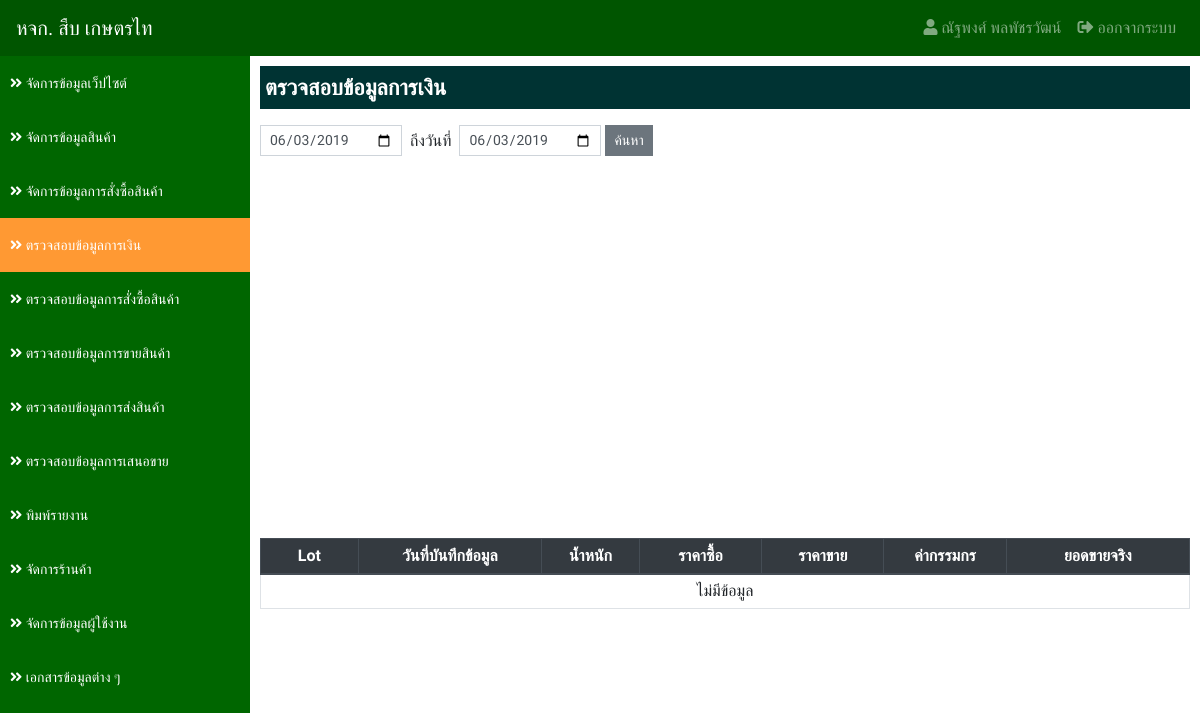
/?app=datatransfer&action=finance (signed in), run on an earlier commit of the app's database.
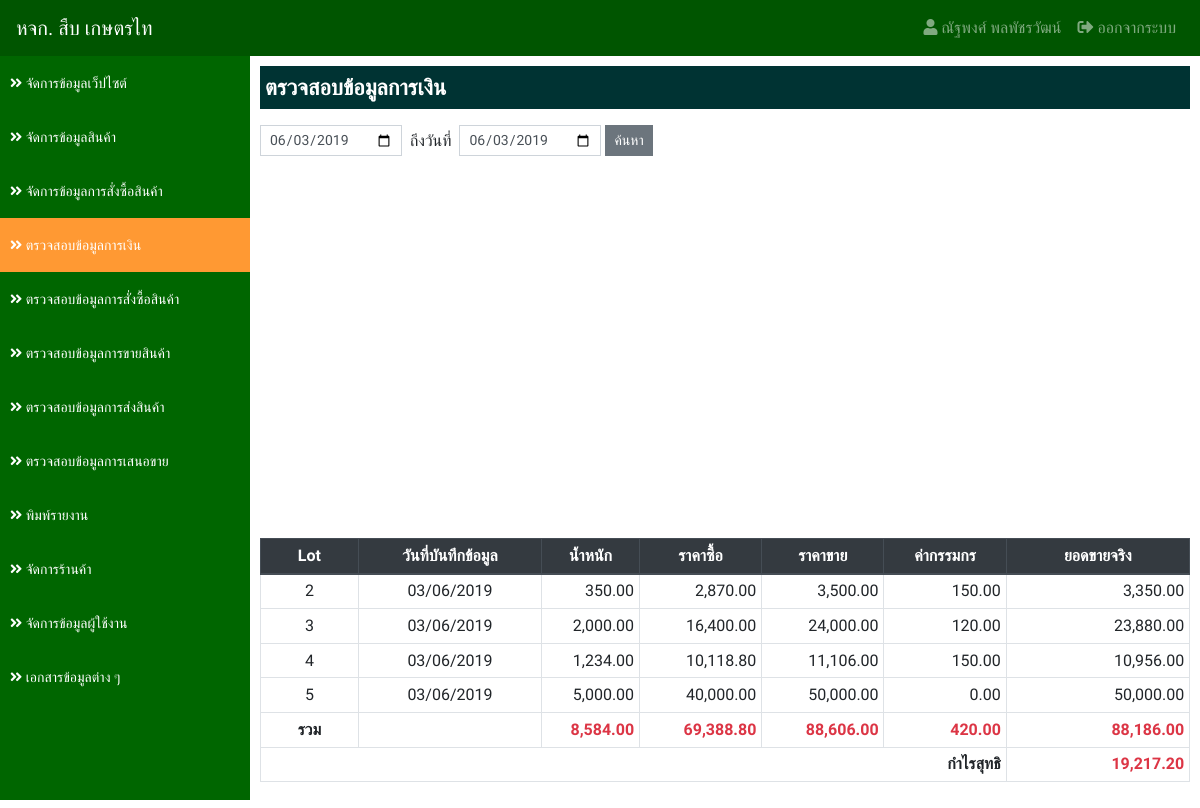
And on a later commit of the database.
### tables this page shows
CREATE TABLE `order_tb` (
  `order_id` int(11) NOT NULL,
  `products_id` int(11) NOT NULL,
  `store_id` int(11) NOT NULL,
  `order_weight` decimal(10,2) NOT NULL,
  `store_buy_id` int(11) NOT NULL COMMENT 'ร้านที่เราซื้อสินค้า',
  `order_price_buy` decimal(10,2) NOT NULL,
  `order_date_buy` datetime NOT NULL,
  `order_price_sale` decimal(10,2) NOT NULL,
  `order_price_transfer` decimal(10,2) NOT NULL,
  `order_date_transfer` datetime NOT NULL,
  `order_status` int(2) NOT NULL COMMENT 'สถานะ 1.รออนุมัติการสั่งซื้อ 2.อนุมัติการสั่งซื้อ 3.กำลังเตรียมสินค้า',
  `order_fitdate_cancel` datetime NOT NULL,
  `order_fitdate` datetime NOT NULL,
  `order_fitby` int(11) NOT NULL
);

### applications/connect_db.php (called while the page is built, shortened)
<?php
    $serveName      = "localhost";
    $userConect     = "root";
    $passConnect    = "";
    $DB             = "sub_data";
    $conn           = new mysqli($serveName, $userConect, $passConnect, $DB);
    $conn->set_charset("utf8");
    $protocol       = (!empty($_SERVER['HTTPS']) && $_SERVER['HTTPS'] !== 'off' || $_SERVER['SERVER_PORT'] == 443) ? "https://" : "http://";
    $domain         = $protocol.$_SERVER['HTTP_HOST']."/project01";
    function select_db($sql) {
        Global $conn;
        return $conn->query($sql);
    }
?>

### applications/datatransfer/finance.php (the view, shortened to what this page needs)
<?php
if (empty($_POST['date_start']) && empty($_POST['date_end'])) {
    $dateStart = date('Y-m-d');
    $dateEnd = date('Y-m-d');
} else {
    $dateStart = $_POST['date_start'];
    $dateEnd = $_POST['date_end'];
}
$result = select_db("
    SELECT
        order_tb.*,
        store_tb.store_name
    FROM
        order_tb
    INNER JOIN store_tb ON order_tb.store_buy_id = store_tb.store_id
    WHERE
        order_tb.order_status  >= '2' AND
        order_tb.order_fitdate BETWEEN '$dateStart 00:00:00' AND '$dateEnd 23:59:59'
    ORDER BY
        order_tb.order_fitdate ASC
");
?>
<div class="detail">
    <p class="title">ตรวจสอบข้อมูลการเงิน</p>
    <form action="" class="form-inline" method="POST">
        <div class="input-group mb-3">
            <input type="date" name="date_start" value="<?=$dateStart?>" class="form-control form-control-sm">
            <div class="mt-1">&nbsp; ถึงวันที่ &nbsp;</div>
            <input type="date" name="date_end" value="<?=$dateEnd?>" class="form-control form-control-sm">&nbsp;
            <button type="submit" class="btn btn-secondary btn-sm">ค้นหา</button>
        </div>
    </form>
    <div id="barchart_material" style="width: 100%; height: 350px;" class="mb-3"></div>
    <table class="table table-bordered table-hover table-sm">
        <thead class="thead-dark">
            <tr>
                <th class="text-center" style="width: 80px;">Lot</th>
                <th class="text-center" style="width: 150px;">วันที่บันทึกข้อมูล</th>
                <th class="text-center" style="width: 80px;">น้ำหนัก</th>
                <th class="text-center" style="width: 100px;">ราคาซื้อ</th>
                <th class="text-center" style="width: 100px;">ราคาขาย</th>
                <th class="text-center" style="width: 100px;">ค่ากรรมกร</th>
                <th class="text-center" style="width: 150px;">ยอดขายจริง</th>
            </tr>
        </thead>
        <tbody>
        <?php
            if ($result->num_rows > 0) {
                $buyFinance     = 0;
                $saleFinance    = 0;
                $weightFinance  = 0;
                $otherFinance   = 0;
                $totalFinance   = 0;
                while($row = $result->fetch_assoc()) {
                    $weightFinance  += $row['order_weight'];
                    $buyFinance     += $row['order_weight']*$row['order_price_buy'];
                    $saleFinance    += $row['order_weight']*$row['order_price_sale'];
                    $otherFinance   += $row['order_price_transfer'];
                    $totalFinance   += ($row['order_weight']*$row['order_price_sale']) - $row['order_price_transfer'];
        ?>
            <tr>
                <td class="text-center"><?=$row['order_id']?></td>
                <td class="text-center"><?=date_format(date_create($row['order_fitdate']),"d/m/Y")?></td>
                <td class="text-right"><?=number_format($row['order_weight'],2)?></td>
                <td class="text-right"><?=number_format($row['order_weight']*$row['order_price_buy'],2)?></td>
                <td class="text-right"><?=number_format($row['order_weight']*$row['order_price_sale'],2)?></td>
                <td class="text-right"><?=number_format($row['order_price_transfer'],2)?></td>
                <td class="text-right"><?=number_format(($row['order_weight']*$row['order_price_sale']) - $row['order_price_transfer'],2)?></td>
            </tr>
        <?php } ?>
            <tr>
                <td class="text-center font-weight-bold">รวม</td>
                <td></td>
                <td class="text-right text-danger font-weight-bold"><?=number_format($weightFinance,2)?></td>
                <td class="text-right text-danger font-weight-bold"><?=number_format($buyFinance,2)?></td>
                <td class="text-right text-danger font-weight-bold"><?=number_format($saleFinance,2)?></td>
                <td class="text-right text-danger font-weight-bold"><?=number_format($otherFinance,2)?></td>
                <td class="text-right text-danger font-weight-bold"><?=number_format($totalFinance,2)?></td>
            </tr>
            <tr>
                <td class="text-right font-weight-bold" colspan="6">กำไรสุทธิ</td>
                <td class="text-right text-danger font-weight-bold"><?=number_format($saleFinance - $buyFinance,2)?></td>
            </tr>
        <?php } else { ?>
            <tr>
                <td class="text-center" colspan="7">ไม่มีข้อมูล</td>
            </tr>
        <?php } ?>
        </tbody>
    </table>
</div>

### index.php (shortened to what this page needs)
<?php
include './applications/connect_db.php';
?>
<!DOCTYPE html>
<html lang="en">
<head>
    <link rel="stylesheet" href="https://stackpath.bootstrapcdn.com/bootstrap/4.3.1/css/bootstrap.min.css">
    <link rel="stylesheet" href="https://use.fontawesome.com/releases/v5.8.1/css/all.css">
    <link rel="stylesheet" href="./assets/css/custom.css?v=0.03">
    <link rel="stylesheet" href="./assets/css/login.css?v=0.03">
</head>
<body>
    <?php if (!empty($_SESSION['loginStatus'])) { include './main/dashboard.php'; }?>
</body>
</html>

### main/navbar.php (shortened to what this page needs)
<nav class="navbar fixed-top navbar-expand-lg navbar-dark navbar-custom">
    <a class="navbar-brand" href="<?=$domain?>">หจก. สืบ เกษตรไท</a>
    <div class="collapse navbar-collapse" id="navbarSupportedContent">
        <ul class="navbar-nav">
            <li class="nav-item">
                <a class="nav-link" href="#"><i class="fas fa-user"></i> <?php echo $_SESSION['user_fullname']?></a>
            </li>
            <li class="nav-item">
                <a class="nav-link" href="?action=logout"><i class="fas fa-sign-out-alt"></i> ออกจากระบบ</a>
            </li>
        </ul>
    </div>
</nav>
<div class="sidebar">
    <ul class="sidebar-list">
    <?php if ($_SESSION['user_type'] == 1) { ?>
        <li class="<?php if($action == 'list'){echo "active";}?>">
            <a href="?app=detail&action=list"><i class="fas fa-angle-double-right"></i> จัดการข้อมูลเว็ปไซต์</a>
        </li>
        <li class="<?php if($action == 'products_list' || $action == 'products_add' || $action == 'products_edit'){echo "active";}?>">
            <a href="?app=products&action=products_list"><i class="fas fa-angle-double-right"></i> จัดการข้อมูลสินค้า</a>
        </li>
        <li class="<?php if($action == 'order_list_advance_admin'){echo "active";}?>">
            <a href="?app=order&action=order_list_advance_admin"><i class="fas fa-angle-double-right"></i> จัดการข้อมูลการสั่งซื้อสินค้า</a>
        </li>
        <li class="<?php if($action == 'finance'){echo "active";}?>">
            <a href="?app=datatransfer&action=finance"><i class="fas fa-angle-double-right"></i> ตรวจสอบข้อมูลการเงิน</a>
        </li>
        <li class="<?php if($action == 'buy'){echo "active";}?>">
            <a href="?app=datatransfer&action=buy"><i class="fas fa-angle-double-right"></i> ตรวจสอบข้อมูลการสั่งซื้อสินค้า</a>
        </li>
        <li class="<?php if($action == 'sale'){echo "active";}?>">
            <a href="?app=datatransfer&action=sale"><i class="fas fa-angle-double-right"></i> ตรวจสอบข้อมูลการขายสินค้า</a>
        </li>
        <li class="<?php if($action == 'transfer'){echo "active";}?>">
            <a href="?app=datatransfer&action=transfer"><i class="fas fa-angle-double-right"></i> ตรวจสอบข้อมูลการส่งสินค้า</a>
        </li>
        <li class="<?php if($action == 'order_list_sale'){echo "active";}?>">
            <a href="?app=order&action=order_list_sale"><i class="fas fa-angle-double-right"></i> ตรวจสอบข้อมูลการเสนอขาย</a>
        </li>
        <li class="<?php if($action == 'report_list'){echo "active";}?>">
            <a href="?app=reports&action=report_list"><i class="fas fa-angle-double-right"></i> พิมพ์รายงาน</a>
        </li>
        <li class="<?php if($action == 'store_list' || $action == 'store_add' || $action == 'store_edit'){echo "active";}?>">
            <a href="?app=store&action=store_list"><i class="fas fa-angle-double-right"></i> จัดการร้านค้า</a>
        </li>
        <li class="<?php if($action == 'user_list' || $action == 'user_add' || $action == 'user_edit'){echo "active";}?>">
            <a href="?app=user&action=user_list"><i class="fas fa-angle-double-right"></i> จัดการข้อมูลผู้ใช้งาน</a>
        </li>
        <li class="<?php if($action == 'document'){echo "active";}?>">
            <a href="?app=documents&action=document"><i class="fas fa-angle-double-right"></i> เอกสารข้อมูลต่าง ๆ</a>
        </li>
    <?php } ?>
    </ul>
</div>

### main/dashboard.php (shortened to what this page needs)
<?php
    $app    = (!empty($_GET['app']))?'/'.$_GET['app'].'/':'/';
    $action = (!empty($_GET['action']))?$_GET['action']:'main';
    include './main/navbar.php';
?>
<div class="content">
<?php
    include './applications'.$app.$action.'.php';
?>
</div>

### assets/css/custom.css (style rules this page uses)
html { overflow-x: hidden; }
body { font-family: 'Niramit', sans-serif; }
.form-control, .btn { border-radius: 0px; }
.navbar-custom { background-color: #005500; }
.sidebar { position: fixed; top: 0; left: 0; background-color: #006600; width: 250px; height: 100vh; padding: 56px 0 0; overflow: scroll; overflow-x: hidden; }
.sidebar-list { padding: 0; list-style: none; }
.sidebar-list li { cursor: pointer; padding: 15px 10px; color: #FFF; }
.sidebar-list li a { color: #FFF; text-decoration: none; font-size: 14px; }
.sidebar-list > .active, .sidebar-list li:hover { background-color: #FF9933; }
.content { padding: 56px 0 0 250px; }
.content > .detail { padding: 10px; }
.content > .detail > .title { font-size: 22px; font-weight: bold; padding: 5px; background-color: #003333; color: #FFF; }

What changed in the data, as far as the page shows it:
added order_tb: order_id "2", order_fitdate "03/06/2019", order_weight "350.00", $row['order_weight']*$row['order_price_buy'] "2,870.00", $row['order_weight']*$row['order_price_sale'] "3,500.00", order_price_transfer "150.00", ($row['order_weight']*$row['order_price_sale']) - $row['order_price_transfer'] "3,350.00"
added order_tb: order_id "3", order_fitdate "03/06/2019", order_weight "2,000.00", $row['order_weight']*$row['order_price_buy'] "16,400.00", $row['order_weight']*$row['order_price_sale'] "24,000.00", order_price_transfer "120.00", ($row['order_weight']*$row['order_price_sale']) - $row['order_price_transfer'] "23,880.00"
added order_tb: order_id "4", order_fitdate "03/06/2019", order_weight "1,234.00", $row['order_weight']*$row['order_price_buy'] "10,118.80", $row['order_weight']*$row['order_price_sale'] "11,106.00", order_price_transfer "150.00", ($row['order_weight']*$row['order_price_sale']) - $row['order_price_transfer'] "10,956.00"
added order_tb: order_id "5", order_fitdate "03/06/2019", order_weight "5,000.00", $row['order_weight']*$row['order_price_buy'] "40,000.00", $row['order_weight']*$row['order_price_sale'] "50,000.00", order_price_transfer "0.00", ($row['order_weight']*$row['order_price_sale']) - $row['order_price_transfer'] "50,000.00"
Also different on the page:
$weightFinance: (not shown) → "8,584.00"
$buyFinance: (not shown) → "69,388.80"
$saleFinance: (not shown) → "88,606.00"
$otherFinance: (not shown) → "420.00"
$totalFinance: (not shown) → "88,186.00"
$saleFinance - $buyFinance: (not shown) → "19,217.20"
text no longer shown: "ไม่มีข้อมูล"
text now shown: "รวม กำไรสุทธิ"
